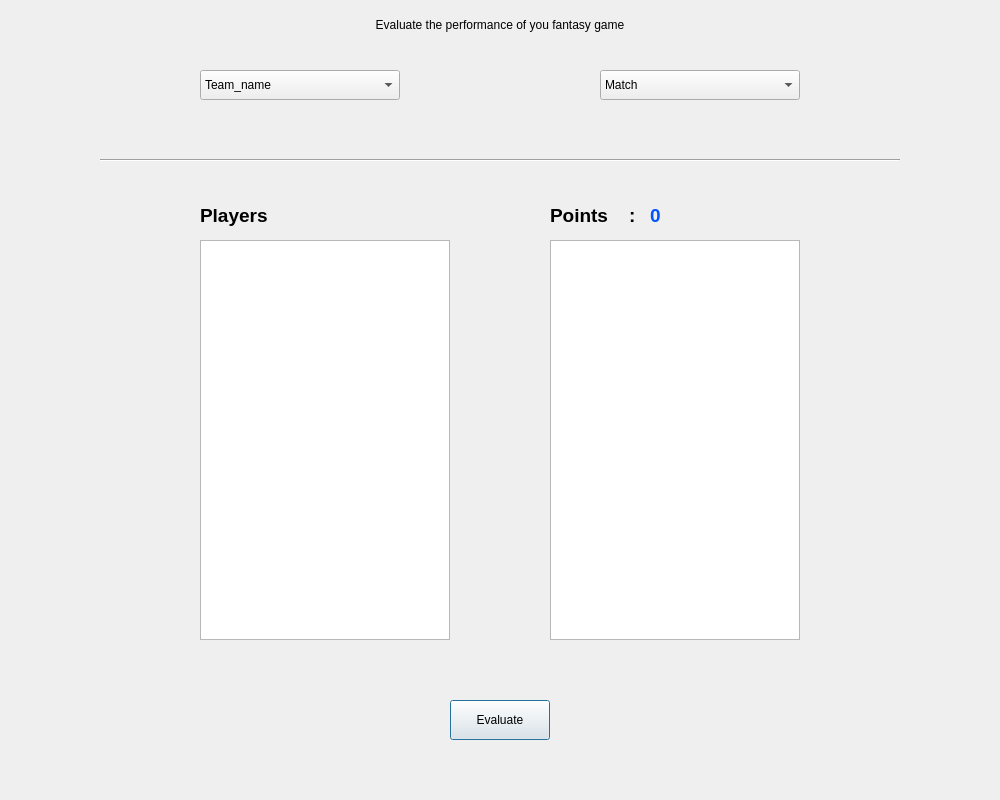
<?xml version="1.0" encoding="UTF-8"?>
<ui version="4.0">
 <class>Dialog2</class>
 <widget class="QDialog" name="Dialog2">
  <property name="geometry">
   <rect>
    <x>0</x>
    <y>0</y>
    <width>1000</width>
    <height>800</height>
   </rect>
  </property>
  <property name="windowTitle">
   <string>Dialog</string>
  </property>
  <widget class="QLabel" name="label">
   <property name="geometry">
    <rect>
     <x>0</x>
     <y>0</y>
     <width>1000</width>
     <height>50</height>
    </rect>
   </property>
   <property name="text">
    <string>Evaluate the performance of you fantasy game</string>
   </property>
   <property name="alignment">
    <set>Qt::AlignCenter</set>
   </property>
  </widget>
  <widget class="QComboBox" name="comboBox">
   <property name="geometry">
    <rect>
     <x>200</x>
     <y>70</y>
     <width>200</width>
     <height>30</height>
    </rect>
   </property>
   <property name="iconSize">
    <size>
     <width>20</width>
     <height>20</height>
    </size>
   </property>
   <item>
    <property name="text">
     <string>Team_name</string>
    </property>
   </item>
   <item>
    <property name="text">
     <string/>
    </property>
   </item>
  </widget>
  <widget class="QComboBox" name="comboBox_2">
   <property name="geometry">
    <rect>
     <x>600</x>
     <y>70</y>
     <width>200</width>
     <height>30</height>
    </rect>
   </property>
   <property name="iconSize">
    <size>
     <width>20</width>
     <height>20</height>
    </size>
   </property>
   <item>
    <property name="text">
     <string>Match</string>
    </property>
   </item>
  </widget>
  <widget class="Line" name="line">
   <property name="geometry">
    <rect>
     <x>100</x>
     <y>150</y>
     <width>800</width>
     <height>20</height>
    </rect>
   </property>
   <property name="orientation">
    <enum>Qt::Horizontal</enum>
   </property>
  </widget>
  <widget class="QListView" name="listView">
   <property name="geometry">
    <rect>
     <x>200</x>
     <y>240</y>
     <width>250</width>
     <height>400</height>
    </rect>
   </property>
  </widget>
  <widget class="QListView" name="listView_2">
   <property name="geometry">
    <rect>
     <x>550</x>
     <y>240</y>
     <width>250</width>
     <height>400</height>
    </rect>
   </property>
  </widget>
  <widget class="QLabel" name="label_2">
   <property name="geometry">
    <rect>
     <x>200</x>
     <y>200</y>
     <width>100</width>
     <height>30</height>
    </rect>
   </property>
   <property name="font">
    <font>
     <family>Arial</family>
     <pointsize>14</pointsize>
     <weight>75</weight>
     <bold>true</bold>
    </font>
   </property>
   <property name="text">
    <string>Players</string>
   </property>
  </widget>
  <widget class="QLabel" name="label_3">
   <property name="geometry">
    <rect>
     <x>550</x>
     <y>200</y>
     <width>100</width>
     <height>30</height>
    </rect>
   </property>
   <property name="font">
    <font>
     <family>Arial</family>
     <pointsize>14</pointsize>
     <weight>75</weight>
     <bold>true</bold>
    </font>
   </property>
   <property name="text">
    <string>Points    :</string>
   </property>
  </widget>
  <widget class="QLabel" name="label_4">
   <property name="geometry">
    <rect>
     <x>650</x>
     <y>200</y>
     <width>100</width>
     <height>30</height>
    </rect>
   </property>
   <property name="font">
    <font>
     <family>Arial</family>
     <pointsize>14</pointsize>
     <weight>75</weight>
     <bold>true</bold>
    </font>
   </property>
   <property name="styleSheet">
    <string notr="true">QLabel { color: rgb(0, 85, 255)}</string>
   </property>
   <property name="text">
    <string>0</string>
   </property>
  </widget>
  <widget class="QPushButton" name="pushButton">
   <property name="geometry">
    <rect>
     <x>450</x>
     <y>700</y>
     <width>100</width>
     <height>40</height>
    </rect>
   </property>
   <property name="text">
    <string>Evaluate</string>
   </property>
  </widget>
 </widget>
 <resources/>
 <connections>
  <connection>
   <sender>comboBox</sender>
   <signal>activated(QString)</signal>
   <receiver>listView</receiver>
   <slot>update()</slot>
   <hints>
    <hint type="sourcelabel">
     <x>238</x>
     <y>80</y>
    </hint>
    <hint type="destinationlabel">
     <x>232</x>
     <y>268</y>
    </hint>
   </hints>
  </connection>
 </connections>
</ui>
